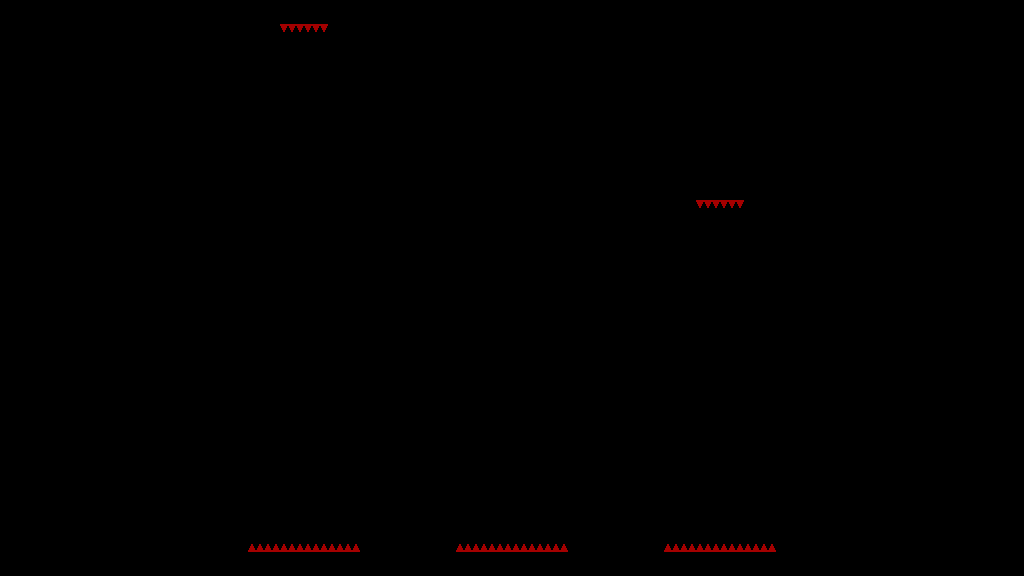

This game map was drawn from its Tiled (.tmx) file and the tilesets committed beside it. A one-line description and the trimmed map source follow:
An orthogonal 128x72 tile map with 8x8 px tiles, 1 tile layer (T_spikes) and 21 objects.

<map version="1.4" tiledversion="1.4.3" orientation="orthogonal" renderorder="right-down" width="128" height="72" tilewidth="8" tileheight="8" infinite="0" nextlayerid="5" nextobjectid="80">
 <tileset firstgid="1" source="../../../Sprites/Tiles/DEV/flat/T_spr_nv_flat_0.tsx" />
 <objectgroup id="3" name="C_Solid">
  <object id="8" x="0" y="0" width="152" height="576" />
  <object id="10" x="152" y="0" width="128" height="208" />
  <object id="19" x="360" y="120" width="336" height="88" />
  <object id="35" x="248" y="552" width="112" height="24" />
  <object id="39" x="152" y="472" width="96" height="104" />
  <object id="40" x="360" y="472" width="96" height="104" />
  <object id="41" x="456" y="552" width="112" height="24" />
  <object id="42" x="568" y="472" width="96" height="104" />
  <object id="44" x="152" y="296" width="96" height="88" />
  <object id="45" x="360" y="296" width="304" height="88" />
  <object id="46" x="664" y="552" width="112" height="24" />
  <object id="47" x="776" y="472" width="96" height="104" />
  <object id="48" x="872" y="0" width="152" height="576" />
  <object id="49" x="776" y="0" width="96" height="384" />
  <object id="53" x="328" y="0" width="448" height="32" />
  <object id="54" x="456" y="32" width="320" height="88" />
  <object id="68" x="664" y="296" width="32" height="88" />
  <object id="69" x="744" y="120" width="32" height="264" />
  <object id="70" x="328" y="120" width="32" height="88" />
  <object id="78" x="696" y="120" width="48" height="80" />
  <object id="79" x="280" y="0" width="48" height="24" />
 </objectgroup>
 <layer id="4" name="T_spikes" width="128" height="72">
  <data>[9216 cells, 54 non-empty, 1 distinct tile ids]</data>
 </layer>
</map>
